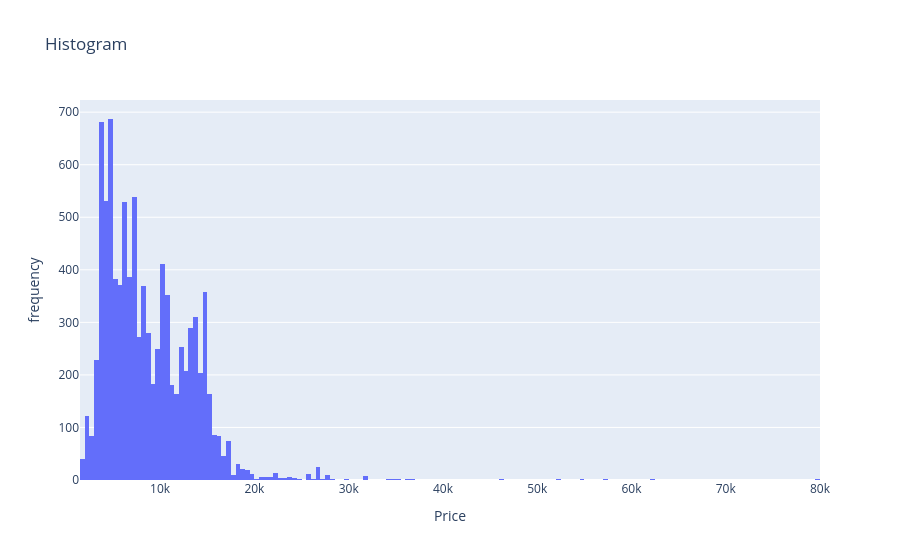

Notebook code cell kept with this figure:
### Code cell
plt.figure(figsize=(10,5))
hist=px.histogram(data_frame=df,x="Price",title="Histogram")
hist.update_xaxes(title="Price")
hist.update_yaxes(title="frequency")
hist.show()

### Figure 1 — Plotly figure (JSON) as saved in the notebook; plotly's stock layout.template omitted (floating-point values rounded to 4 significant figures; data arrays with more than 128 entries replaced by an {"elided": "..."} marker saying what was removed)
{"data": [{"alignmentgroup": "True", "bingroup": "x", "hovertemplate": "Price=%{x}<br>count=%{y}<extra></extra>", "legendgroup": "", "marker": {"color": "#636efa", "pattern": {"shape": ""}}, "name": "", "offsetgroup": "", "orientation": "v", "showlegend": false, "type": "histogram", "x": {"elided": "9329 int values"}, "xaxis": "x", "yaxis": "y"}], "layout": {"barmode": "relative", "legend": {"tracegroupgap": 0}, "title": {"text": "Histogram"}, "xaxis": {"anchor": "y", "domain": [0, 1], "title": {"text": "Price"}}, "yaxis": {"anchor": "x", "domain": [0, 1], "title": {"text": "frequency"}}}}
